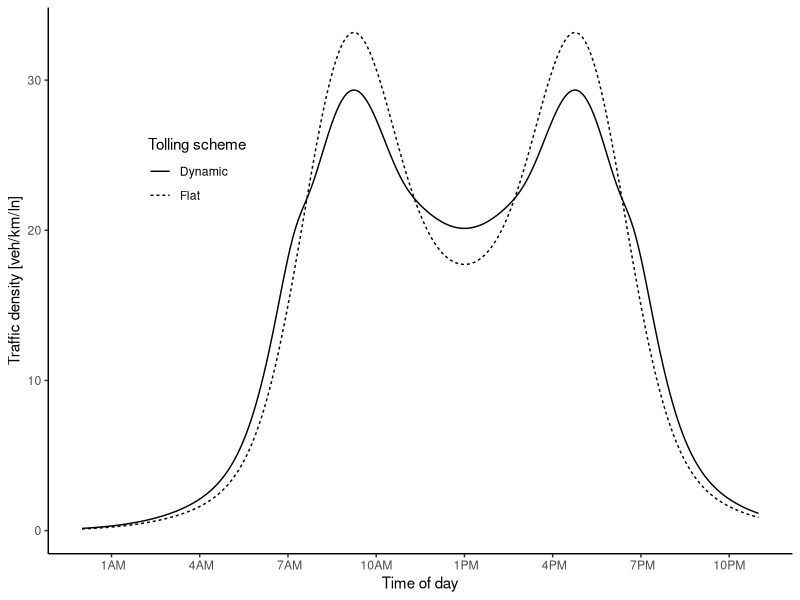
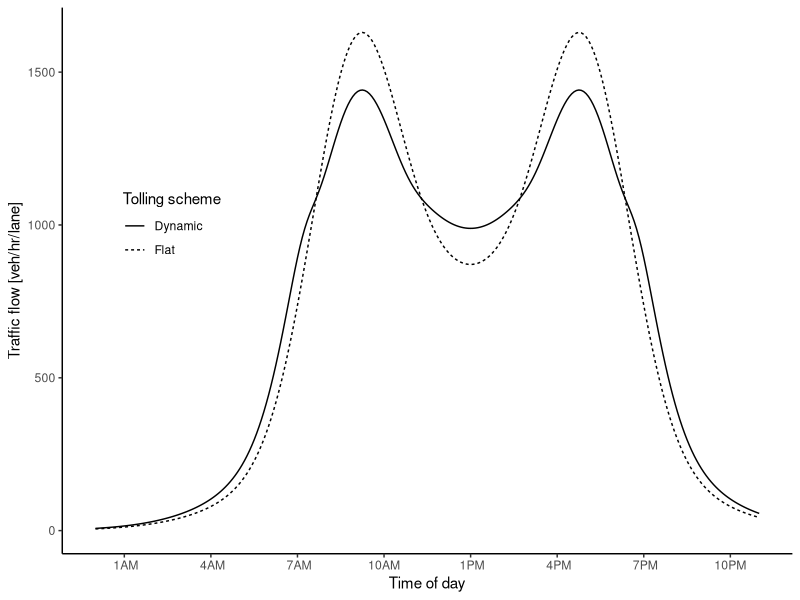
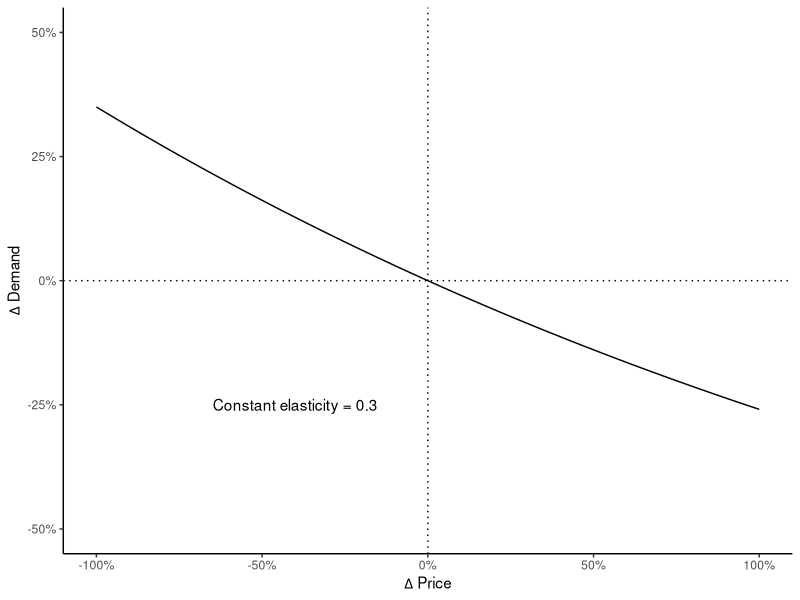
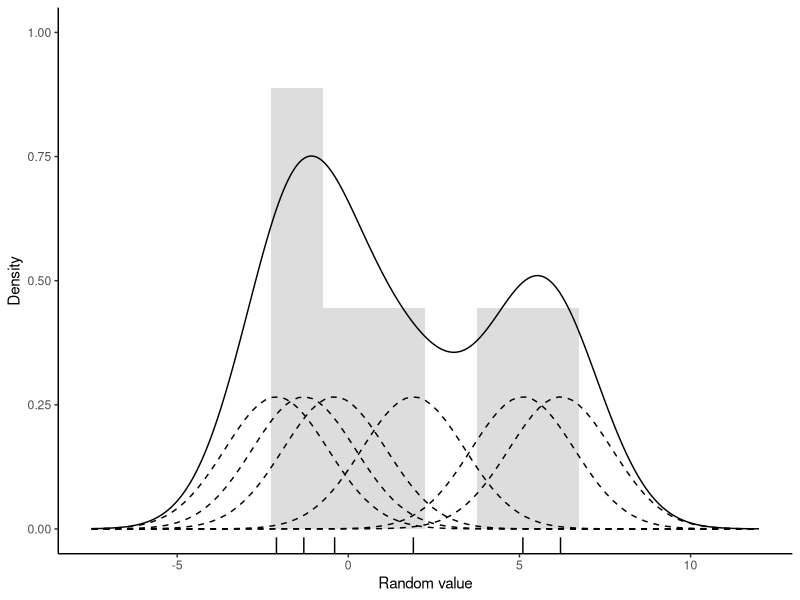
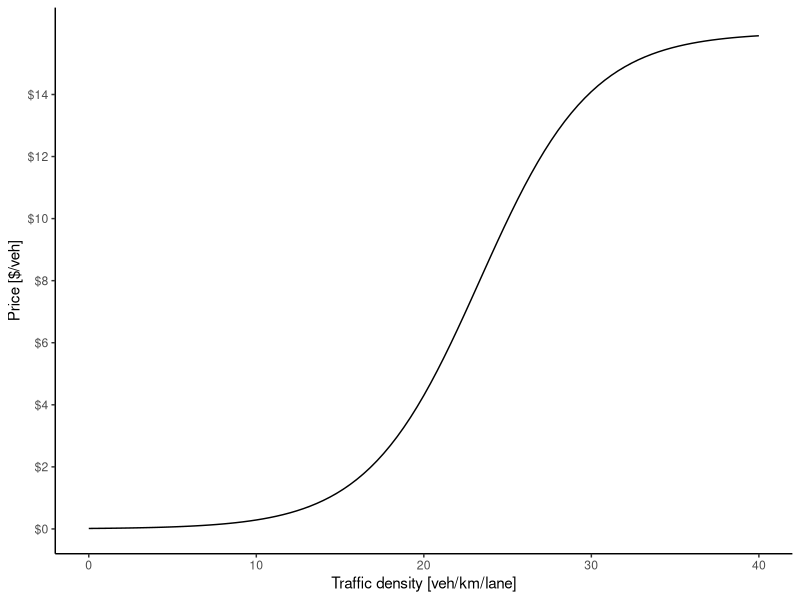
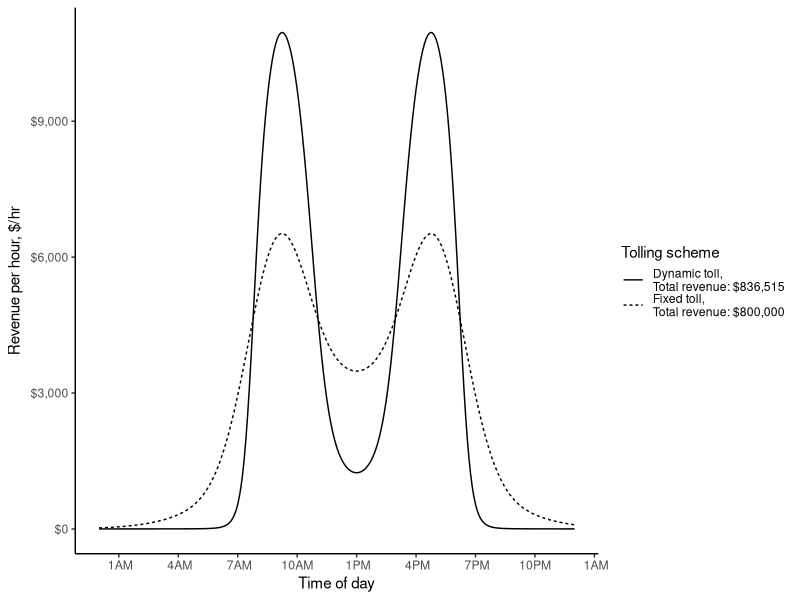
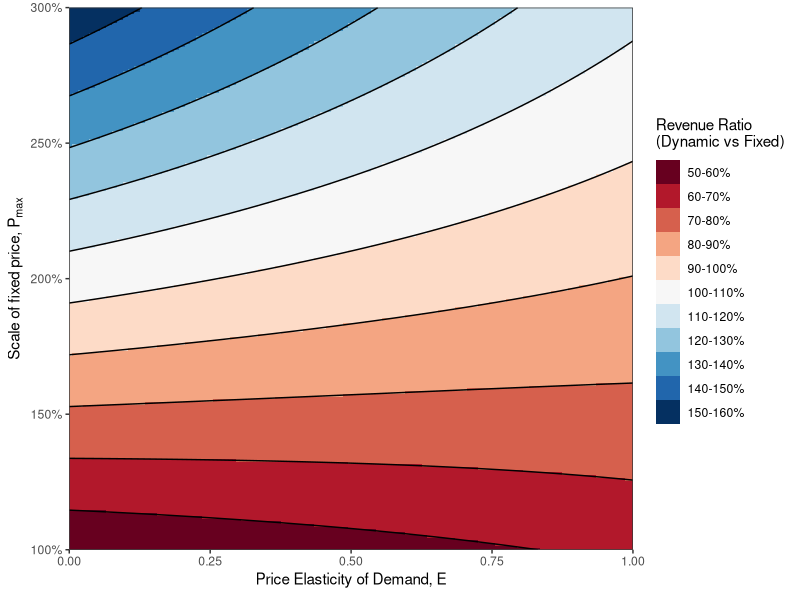
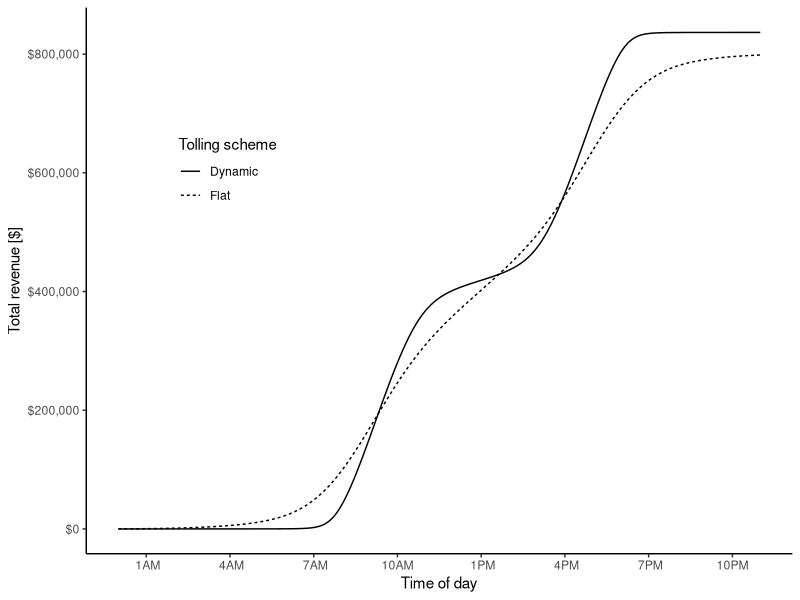

R code for these plots, in order:

library(data.table)
library(ggplot2)
library(scales)
# library(extrafont)

#### Functions ####

#Pricing function
fun.price <- function(k, pmin, pmax, a, b)  pmin + (pmax-pmin)/(1 + exp(a-b*k))

#Elasticity function
fun.elasticdemand <- function(k,p1,p2,E) k+k*(exp(-E*(p2-p1)/(p2+p1))-1)

#Demand distribution (Manually constructed for this example)
fun.demanddist <- function(scale, t,sd) scale*(dnorm(t,mean=9,sd) + dnorm(t,mean=17,sd) + dnorm(t,mean=12,sd=4) + dnorm(t,mean=14,sd=4))


#### Parameters ####
E = 0.3
trips = 100000
inc = 5/60
t = seq(0,24,by=inc)
a = 7
b = 0.3
pfix = 8
pmin = 0*pfix/2
pmax = pfix*2

#### Run for the constant parameters ####
dat = data.table(t=t, k1 = fun.demanddist(85,t,1.5), price1 = pfix)
#dat[ , k2 := fun.demanddist(t,2)]
dat[ , "q1" := trips*k1/sum(k1)/inc/6 ]
dat[ , "n1" := trips*k1/sum(k1) ]
dat[ , price2 := fun.price(k1, pmin, pmax, a, b)]

dat[ , k2 := fun.elasticdemand(k1,price1,price2,E)]
dat[ , k2 := sum(k1)*k2/sum(k2)]
dat[ , "q2" := trips*k2/sum(k2)/inc/6 ]
dat[ , "n2" := trips*k2/sum(k2) ]

#Revenue
dat[ , rev1 := n1*price1]
dat[ , rev2 := n2*price2]
#Revenue per house
dat[ , rev1hr := rev1/inc]
dat[ , rev2hr := rev2/inc]
#Cumulative sum
dat[ , sumrev1 := cumsum(n1*price1)]
dat[ , sumrev2 := cumsum(n2*price2)]

#Time
dat[ , time := as.POSIXct('2000-01-01 00:00:00 EST', tz='EST') + (3600*t)]

#Check sum
dat[ , lapply(.SD, sum),.SDcols = c("k1","k2")]
dat[ , lapply(.SD, sum),.SDcols = c("q1","q2")]
dat[ , lapply(.SD, sum),.SDcols = c("n1","n2")]


#### Run with varying pmax and elasticity ####
#Set up combination matrix
datvar = as.data.table(expand.grid(tval = t, E = seq(0,1, by=0.01), surge = seq(1, 3, by = 0.01)))
#Assign fixed price & scaled price
datvar[ , price1 := pfix]
datvar[ , pmax := pfix*surge]
#Calculate demand dist for each combo
datvar[ , k1 := fun.demanddist(85, tval, 1.5)]
#Calculate flow and number of trips for fixed price
datvar[ , "q1" := trips*k1/sum(k1)/inc/6 ]
datvar[ , "n1" := trips*k1/sum(k1) ]
#Calculate new price the previous demand
datvar[ , price2 := fun.price(k1, pmin, pmax, a, b)]
#Calculate new density, flow, and number of trips from price
datvar[ , k2 := fun.elasticdemand(k1,price1,price2,E)]
datvar[ , k2 := sum(k1)*k2/sum(k2)]
datvar[ , "q2" := trips*k2/sum(k2)/inc/6 ]
datvar[ , "n2" := trips*k2/sum(k2) ]
#Revenue
datvar[ , rev1 := cumsum(n1*price1)]
datvar[ , rev2 := cumsum(n2*price2)]

#Revenue
datvar[ , rev1 := n1*price1]
datvar[ , rev2 := n2*price2]
#Cumulative sum
datvar[ , sumrev1 := cumsum(rev1)]
datvar[ , sumrev2 := cumsum(rev2)]

#Time
datvar[ , time := as.POSIXct('2000-01-01 00:00:00 EST', tz='EST') + (3600*tval)]

#Check sum
datvar[ , lapply(.SD, sum),.SDcols = c("k1","k2")]
datvar[ , lapply(.SD, sum),.SDcols = c("q1","q2")]
datvar[ , lapply(.SD, sum),.SDcols = c("n1","n2")]

#Aggregate total revenue
revmat <- datvar[ , list("revratio" = sum(rev2)/sum(rev1)), by = .(E,surge)]



#### Ploting ####

#rand = data.table(rand = c(rlnorm(50, sd=0.5), rnorm(50, mean=3, sd=0.5)))
#rand = data.table(rand = rlnorm(5))
rand = data.table(rand = c(-2.1,-1.3,-0.4,1.9,5.1,6.2))
d = density(rand$rand, kernel = 'gaussian', bw=sqrt(2.25))

plot.kernel <- ggplot(rand, aes(rand)) +
  geom_rug() +
  geom_histogram(aes(y=4*..density..), binwidth=d$bw, alpha=0.2) +
  geom_density(aes(y=..count..), bw=d$bw) +
  scale_y_continuous("Density", limits = c(0, 1)) +
  scale_x_continuous("Random value", limits = c(-7.5,12)) +
  theme_classic() 
#theme(text=element_text(family="Times New Roman"))
for(x in rand$rand) plot.kernel <- plot.kernel + stat_function(fun = dnorm, args = list(mean = x, sd = d$bw), linetype=2)
# plot.kernel

plot.price <- ggplot(data.frame(x = c(0, 40)), aes(x)) + 
  stat_function(fun = fun.price, args = list(pmin, pmax, a, b)) +
  scale_y_continuous("Price [$/veh]", labels = scales::dollar, breaks = seq(0,15,by=2), limits = c(0,pmax)) +
  scale_x_continuous("Traffic density [veh/km/lane]") +
  theme_classic()
# theme(text=element_text(family="Times New Roman"))
# plot.price

plot.elasticity <- ggplot(data.frame(x = c(0, 1)), aes(x)) + 
  stat_function(fun = function(x) exp(-E*x)-1) +
  geom_vline(xintercept = 0, linetype="dotted") +
  geom_hline(yintercept = 0, linetype="dotted") +
  annotate("text", x=-0.4, y=-.25, label = paste("Constant elasticity =",E)) + #, family = "Times New Roman") +
  scale_x_continuous(expression(Delta~"Price"), labels = scales::percent, limits = c(-1,1)) +
  scale_y_continuous(expression(Delta~"Demand"), labels = scales::percent, limits = c(-0.5,0.5)) +
  theme_classic()
# theme(text=element_text(family="Times New Roman"))
# plot.elasticity


plot.demanddensity <- ggplot(dat) + 
  geom_line(aes(x=time,y=k1, linetype="Flat")) + 
  geom_line(aes(x=time,y=k2, linetype="Dynamic")) + 
  scale_y_continuous("Traffic density [veh/km/ln]") +
  scale_linetype("Tolling scheme") +
  scale_x_datetime("Time of day", labels = date_format("%l%p", tz='EST'), date_breaks = "3 hour",
                   limits = c(as.POSIXct('2000-01-01 00:00:00 EST', tz='EST'),as.POSIXct('2000-01-01 23:00:00 EST', tz='EST'))) +
  theme_classic() +
  theme(legend.position = c(0.2,0.7), 
        legend.background = element_blank())
        #text=element_text(family="Times New Roman"))
# plot.demanddensity


plot.demandflow <- ggplot(dat) + 
  geom_line(aes(x=time,y=q1, linetype="Flat")) + 
  geom_line(aes(x=time,y=q2, linetype="Dynamic")) + 
  scale_y_continuous("Traffic flow [veh/hr/lane]") +
  scale_linetype("Tolling scheme") +
  scale_x_datetime("Time of day", labels = date_format("%l%p", tz='EST'), date_breaks = "3 hour",
                   limits = c(as.POSIXct('2000-01-01 00:00:00 EST', tz='EST'),as.POSIXct('2000-01-01 23:00:00 EST', tz='EST'))) +
  theme_classic() +
  theme(legend.position = c(0.15,0.6))
        #text=element_text(family="Times New Roman"))
# plot.demandflow


plot.toll <- ggplot(dat) +  
  geom_line(aes(x=time,y=price1, linetype="Flat")) + 
  geom_line(aes(x=time,y=price2, linetype="Dynamic")) + 
  scale_y_continuous("Price [$/veh]", labels = scales::dollar, breaks = seq(0,pmax,by=2), limits = c(0,pmax)) +
  scale_linetype("Tolling scheme") +
  scale_x_datetime("Time of day", labels = date_format("%l%p", tz='EST'), date_breaks = "3 hour",
                   limits = c(as.POSIXct('2000-01-01 00:00:00 EST', tz='EST'),as.POSIXct('2000-01-01 23:00:00 EST', tz='EST'))) +
  theme_classic() +
  theme(legend.position = c(0.2,0.7),
        legend.background = element_blank())
        #text=element_text(family="Times New Roman"))
# plot.toll


plot.revenue <- ggplot(dat) + 
  geom_line(aes(x=time,y=rev1, linetype=paste0("Fixed toll,\nTotal revenue: ", scales::dollar(sum(dat$rev1))))) +
  geom_line(aes(x=time,y=rev2, linetype=paste0("Dynamic toll,\nTotal revenue: ", scales::dollar(sum(dat$rev2))))) +
  scale_y_continuous(expression("Revenue per hour, $/hr"), labels = scales::dollar) +
  scale_x_datetime("Time of day", labels = date_format("%l%p", tz='EST'), date_breaks = "3 hour",
                   limits = c(as.POSIXct('2000-01-01 00:00:00 EST', tz='EST'),
                              as.POSIXct('2000-01-01 24:00:00 EST', tz='EST'))) +
  scale_linetype("Tolling scheme") +
  # annotate("text", x=as.POSIXct('2000-01-01 24:00:00 EST', tz='EST'), y=0.5*max(dat$rev2),
  #          label = paste0(paste0("Fixed toll: ", scales::dollar(sum(dat$rev1))),"\n",
  #                         paste0("Dynamic toll: ", scales::dollar(sum(dat$rev2)))), hjust = 0, size = 4) +
  theme_classic() +
  theme(legend.position = "right",
        legend.background = element_blank())
        #text=element_text(family="Times New Roman"))
# plot.revenue



plot.revsum <- ggplot(dat) + 
  geom_line(aes(x=time,y=sumrev1, linetype="Flat")) +
  geom_line(aes(x=time,y=sumrev2, linetype="Dynamic")) +
  scale_y_continuous("Total revenue [$]", labels = scales::dollar) +
  scale_linetype("Tolling scheme") +
  scale_x_datetime("Time of day", labels = date_format("%l%p", tz='EST'), date_breaks = "3 hour",
                   limits = c(as.POSIXct('2000-01-01 00:00:00 EST', tz='EST'),as.POSIXct('2000-01-01 23:00:00 EST', tz='EST'))) +
  theme_classic() +
  theme(legend.position = c(0.2,0.7),
        legend.background = element_blank())
#text=element_text(family="Times New Roman"))
# plot.revsum


cuts = with(revmat, 
            c(seq(10*floor(10*min(revratio)), 100, length.out = 6)[-6],
              seq(100, 10*ceiling(10*max(revratio)), length.out = 7)))

plot.revmat <- ggplot(revmat, aes(x = E, y = surge)) +
  #geom_contour_filled(breaks = cuts, aes(z = 100*revratio)) +
  geom_raster(aes(fill = cut(100*revratio, cuts))) +
  geom_contour(breaks = cuts, aes(z = 100*revratio), color = "black") +
  scale_x_continuous(expression("Price Elasticity of Demand,"~E), expand = c(0,0)) +
  scale_y_continuous(expression("Scale of fixed price,"~P[max]), expand = c(0,0),
                     labels = scales::percent_format()) +
  scale_fill_brewer(expression("Revenue Ratio\n(Dynamic vs Fixed)"),
                    palette = "RdBu", label = paste0(paste(round(cuts), round(cuts[-1]), sep = "-"),"%")) +
  coord_cartesian(xlim = c(0, 1), ylim = c(1,3)) +
  theme_bw()
# plot.revenue



paste0(paste(round(cuts), round(cuts[-1]), sep = "-"),"%")


# ggsave("../figures/toyprice.pdf", plot.price, device = cairo_pdf, width=4.25, height=2, units = "in")
# ggsave("../figures/toyelasticity.pdf", plot.elasticity, device = cairo_pdf, width=4.25, height=2, units = "in")
# ggsave("../figures/toydemand.pdf", plot.demanddensity, device = cairo_pdf, width=4.25, height=2, units = "in")
# ggsave("../figures/toytoll.pdf", plot.toll, device = cairo_pdf, width=4.25, height=2, units = "in")
# ggsave("../figures/toyrevenue.pdf", plot.revenue, device = cairo_pdf, width=4.25, height=2, units = "in")
# ggsave("../figures/KDE.pdf", plot.kernel, device = cairo_pdf, width=4.25, height=2, units = "in")
